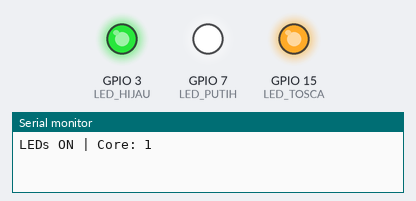
Bench run of a sketch on a simulated ESP32-S3. Parts: output pins drawn as LEDs (lit = HIGH), the last lines printed to the serial monitor.

Above: at 0.2 s.
At 1.7 s:
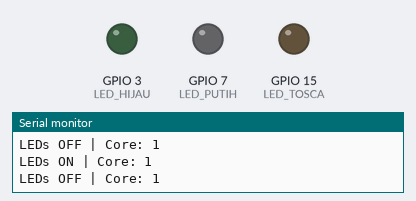
Timing chart, 0 to 3.0 s (numbered marks = the images above):
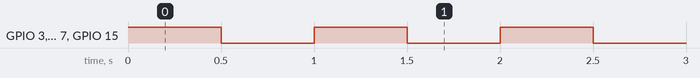

Measured:
- by itself, GPIO 3 (LED_HIJAU), GPIO 7 (LED_PUTIH), GPIO 15 (LED_TOSCA): alternates HIGH for 0.50 s and LOW for 0.50 s

The sketch:

LEDTASK.ino
```cpp
#define LED_HIJAU 3
#define LED_PUTIH 7
#define LED_TOSCA 15

void TaskLED(void *pvParameters) {
  pinMode(LED_HIJAU, OUTPUT);
  pinMode(LED_PUTIH, OUTPUT);
  pinMode(LED_TOSCA, OUTPUT);

  while (1) {
    // Nyalakan semua LED
    digitalWrite(LED_HIJAU, HIGH);
    digitalWrite(LED_PUTIH, HIGH);
    digitalWrite(LED_TOSCA, HIGH);
    Serial.printf("LEDs ON | Core: %d\n", xPortGetCoreID());
    vTaskDelay(500 / portTICK_PERIOD_MS);  // Tunda 500 ms

    // Matikan semua LED
    digitalWrite(LED_HIJAU, LOW);
    digitalWrite(LED_PUTIH, LOW);
    digitalWrite(LED_TOSCA, LOW);
    Serial.printf("LEDs OFF | Core: %d\n", xPortGetCoreID());
    vTaskDelay(500 / portTICK_PERIOD_MS);  // Tunda 500 ms
  }
}

void setup() {
  Serial.begin(115200);

  // Core 0
  //xTaskCreatePinnedToCore(TaskLED, "TaskLED_Core0", 2000, NULL, 1, NULL, 0);
  // Core 1
   xTaskCreatePinnedToCore(TaskLED, "TaskLED_Core1", 2000, NULL, 1, NULL, 1);
}

void loop() {}
```
